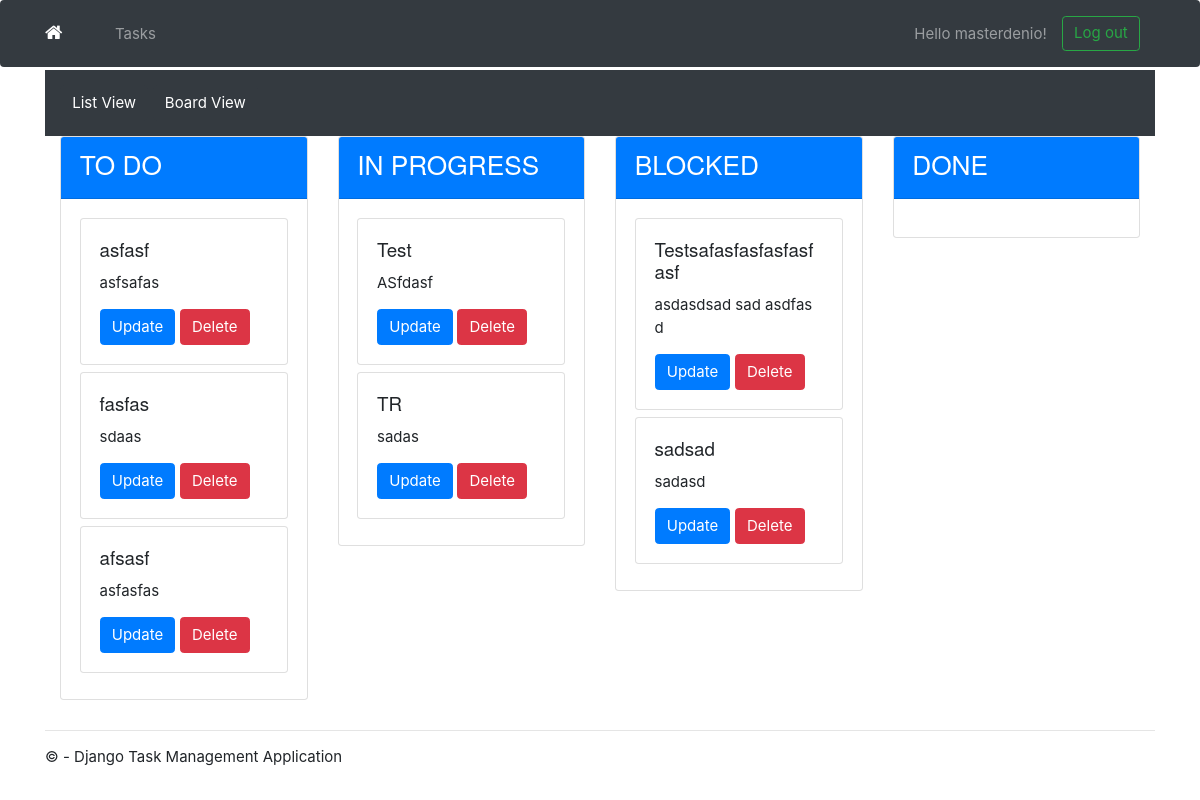
The app's page /task-board/ (signed in), older data.
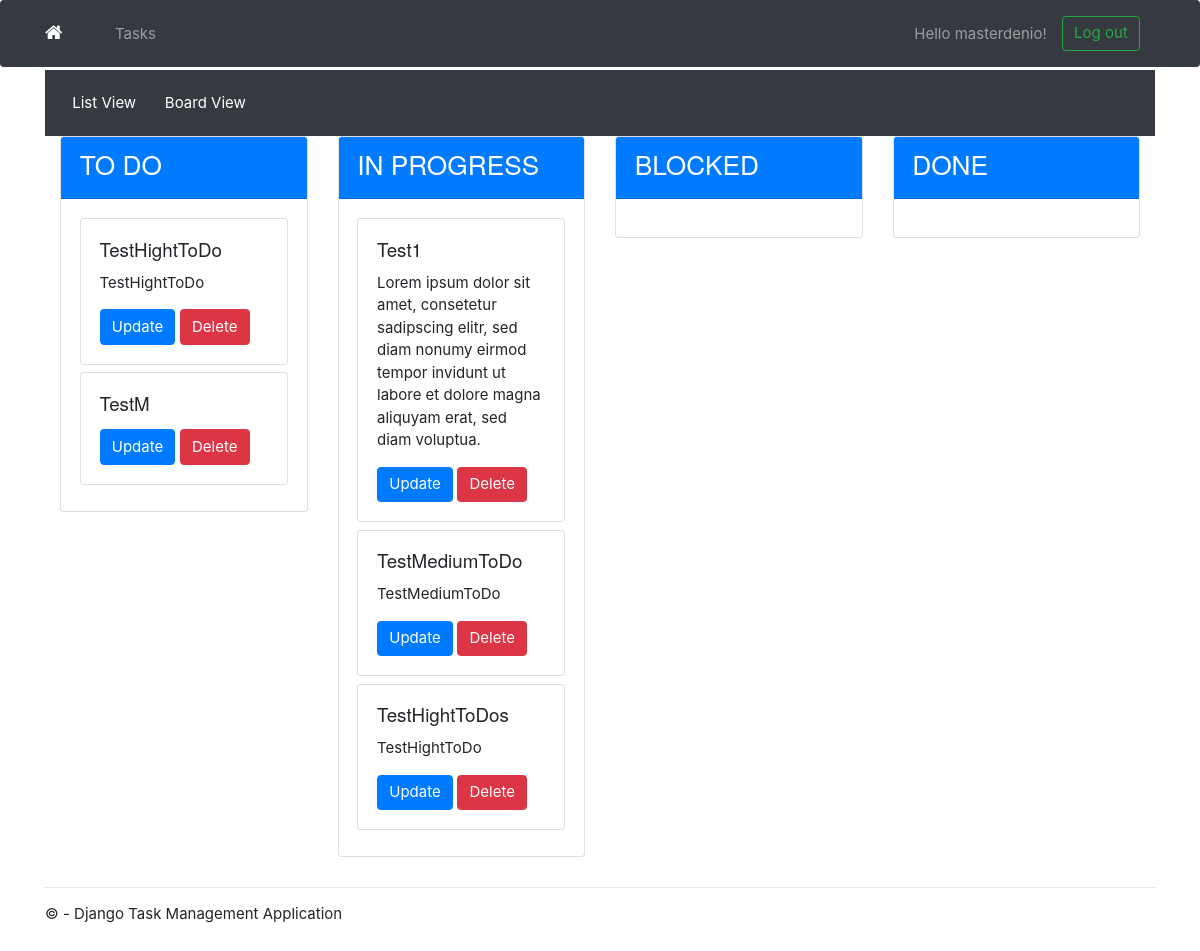
The same page, newer data.
### app/models.py (models this page shows, shortened)
class Task(models.Model):
    PRIORITY_CHOICES = [
        ('L', 'Low'),
        ('M', 'Medium'),
        ('H', 'High'),
        ('F', 'Fast Lane'),
    ]
    due_date = models.DateField(
        auto_now_add=False, auto_now=False, blank=True, null=True)
    user = models.ForeignKey(
        User, on_delete=models.CASCADE, null=True, blank=True)
    title = models.CharField(max_length=200)
    description = models.TextField(null=True, blank=True)
    complete = models.BooleanField(default=False)
    create = models.DateTimeField(auto_now_add=True)
    update = models.DateTimeField(auto_now=True)
    priority = models.CharField(
        max_length=1,
        choices=PRIORITY_CHOICES,
        default='L',
    )
    STATUS_CHOICES = [
        ('TO DO', 'To do'),
        ('IN PROGRESS', 'In progress'),
        ('BLOCKED', 'Blocked'),
        ('DONE', 'Done'),
    ]
    status = models.CharField(
        max_length=12,
        choices=STATUS_CHOICES,
        default='TO DO',
    )
    class Meta:
        ordering = ['complete']

### app/views.py (the view)
# urls.py: path('task-board/', TaskBoardView.as_view(), name='task-board'),
class TaskBoardView(LoginRequiredMixin, ListView):
    model = Task
    context_object_name = 'tasks'
    template_name = 'app/task_board.html'
    def get_context_data(self, **kwargs):
        context = super().get_context_data(**kwargs)
        context['tasks'] = context['tasks'].filter(user=self.request.user)
        context['tasks_by_status'] = {
            'TO DO': context['tasks'].filter(status='TO DO'),
            'IN PROGRESS': context['tasks'].filter(status='IN PROGRESS'),
            'BLOCKED': context['tasks'].filter(status='BLOCKED'),
            'DONE': context['tasks'].filter(status='DONE'),
        }
        return context

### app/templates/app/task_board.html (shortened to what this page needs)
{% extends 'app/layout.html' %}
{% load static %}
{% block content %}
<div class="container-fluid bg-dark text-white py-3">
    <a href="{% url 'tasks' %}" class="btn btn-dark text-white>">List View</a>
    <a href="{% url 'task-board' %}" class="btn btn-dark text-white>">Board View</a>
</div>
<div class="container-fluid">
    <div class="row">
        {% for status, tasks in tasks_by_status.items %}
            <div class="col-md-3">
                <div class="card mb-3">
                    <div class="card-header bg-primary text-white">
                        <h3>{{ status }}</h3>
                    </div>
                    <div class="card-body">
                        {% for task in tasks %}
                            <div class="card mb-2">
                                <div class="card-body">
                                    <h5 class="card-title">{{ task.title }}</h5>
                                    <p class="card-text">{{ task.description }}</p>
                                    <a href="{% url 'task-update' task.id %}" class="btn btn-primary">Update</a>
                                    <a href="{% url 'task-delete' task.id %}" class="btn btn-danger">Delete</a>
                                </div>
                            </div>
                        {% endfor %}
                    </div>
                </div>
            </div>
        {% endfor %}
    </div>
</div>
{% endblock content %}

Row changes from the older to the newer data that the page shows:
removed Task: title "asfasf", description "asfsafas", shown under "TO DO"
removed Task: title "fasfas", description "sdaas", shown under "TO DO"
removed Task: title "afsasf", description "asfasfas", shown under "TO DO"
removed Task: title "Test", description "ASfdasf", shown under "IN PROGRESS"
removed Task: title "TR", description "sadas", shown under "IN PROGRESS"
removed Task: title "Testsafasfasfasfasfasf", description "asdasdsad sad asdfas d", shown under "BLOCKED"
removed Task: title "sadsad", description "sadasd", shown under "BLOCKED"
added Task: title "TestHightToDo", description "TestHightToDo", shown under "TO DO"
added Task: title "TestM", shown under "TO DO"
added Task: title "Test1", description "Lorem ipsum dolor sit amet, consetetur sadipscing elitr, sed diam nonumy eirmod tempor invidunt ut labore et dolore magna aliquyam erat, sed diam voluptua.", shown under "IN PROGRESS"
added Task: title "TestMediumToDo", description "TestMediumToDo", shown under "IN PROGRESS"
added Task: title "TestHightToDos", description "TestHightToDo", shown under "IN PROGRESS"
